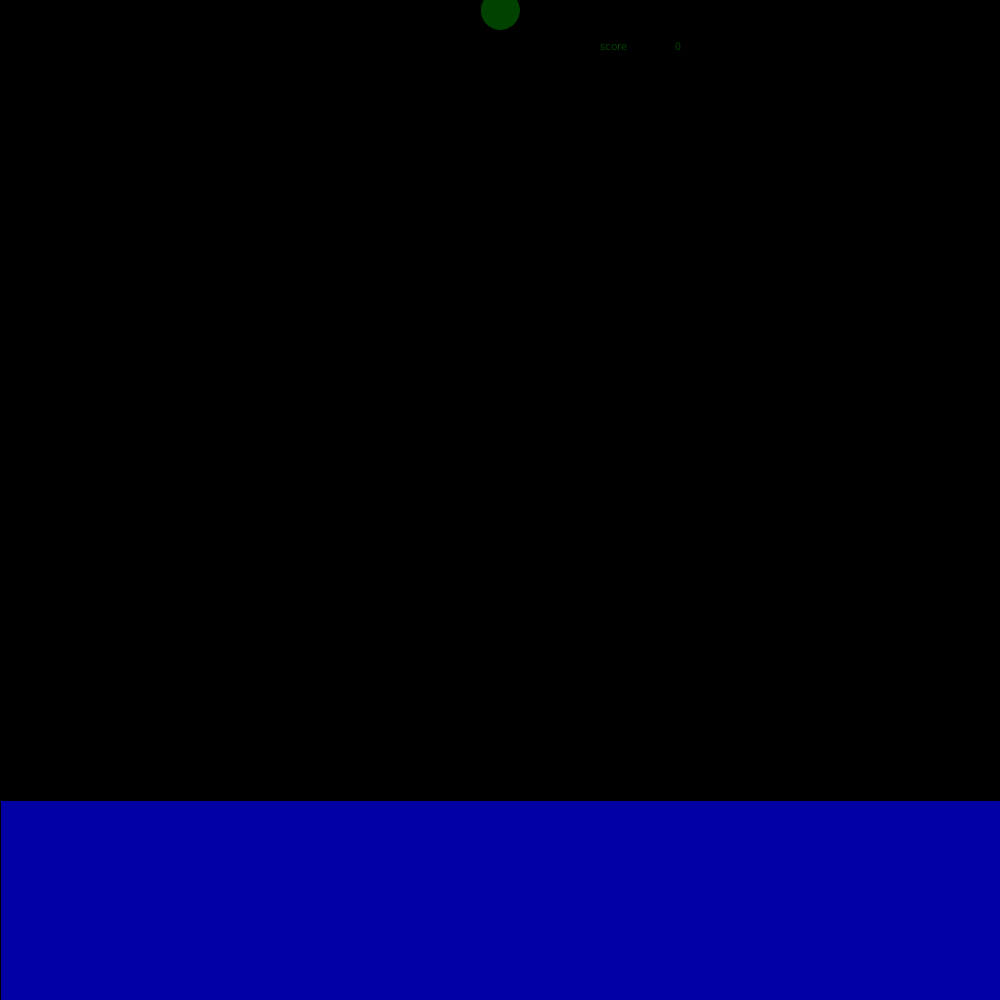
Frame 1 (no input)
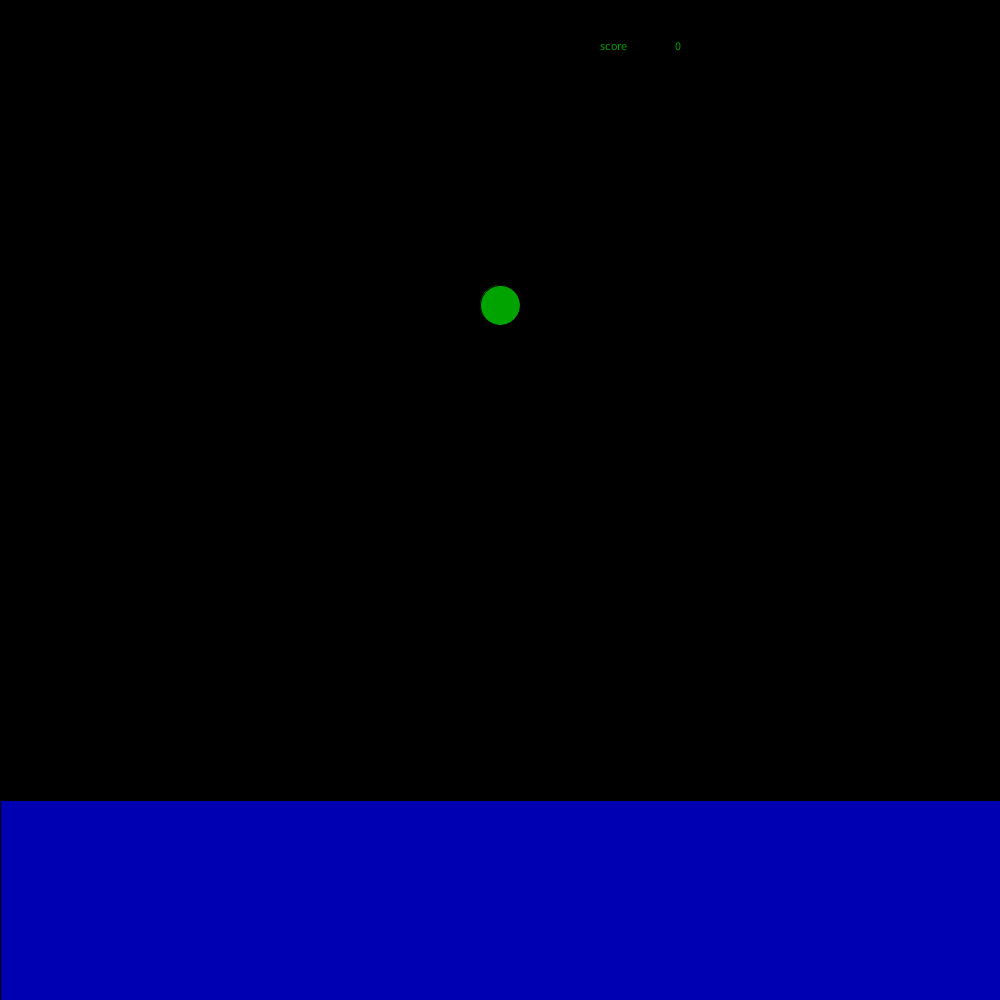
Frame 60 (the mouse pressed at the canvas centre just before this capture)
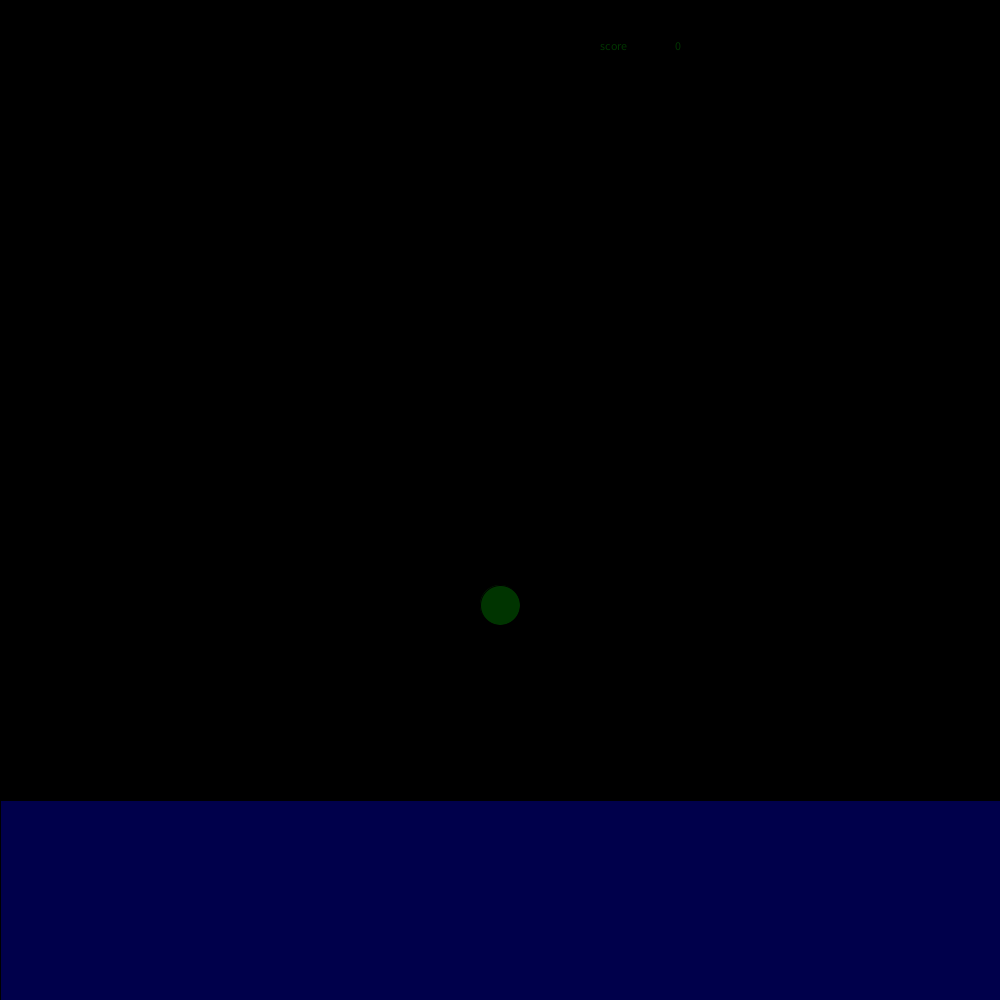
Frame 120 (the mouse held since frame 60 and released just before this capture)

The Processing sketch that drew these frames (run headless with seeded random() and noise(); from frame 60 on, the mouse is pressed at the canvas centre):

// Processing sketch: sketch__keats_ball_game
// ── sketch__keats_ball_game.pde
int bally=10;
int ball2=10;
int myscore=0;

void setup()
{ 
  noCursor();
  size(1000, 1000);
}

void keyPressed()
{
  if (key=='s' &&bally>800)
  {
    myscore=myscore+25;
  }
}

void draw()
{ 
  background(0, 0, 0);
  fill(0, 0, random(255));
  rect(0, 800, 1000, 200);
  fill(0, random(255), 0);
  ellipse(500, bally, 40, 40);
  bally=bally+5; 
  if (bally>1030)
  {
    bally=0;
  }
  text("score", 600, 50);
  text(myscore, 675, 50);
}
